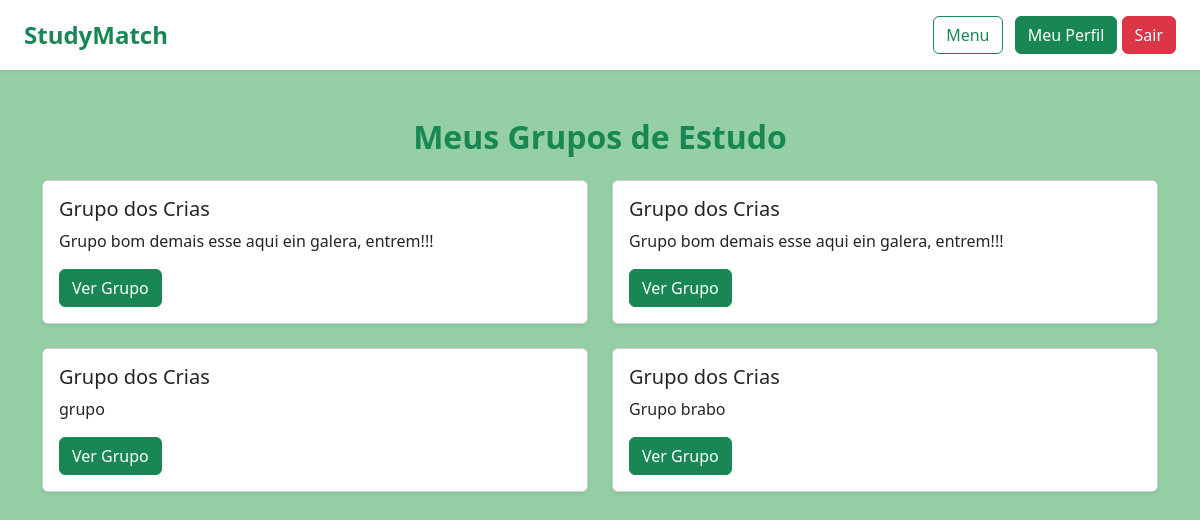
The page /meus-grupos (signed in) on the database as committed earlier.
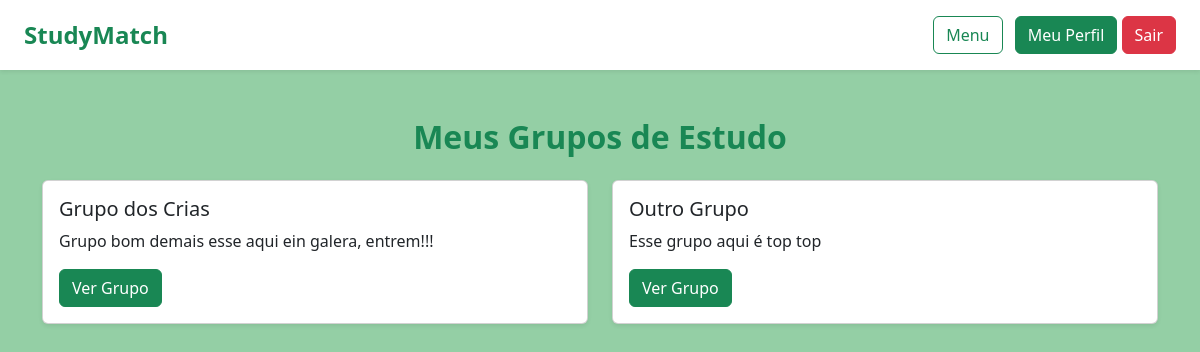
The same page on the database as committed later.
### tables this page shows
CREATE TABLE groups (
                id INTEGER PRIMARY KEY AUTOINCREMENT,
                nome TEXT NOT NULL,
                descricao TEXT,
                materia TEXT,
                estilo TEXT,
                administrador_id INTEGER
            );

### app/routes/group_routes.py (the view)
    @bp.route("/meus-grupos")
    def meus_grupos():
        if "user_id" not in session:
            return redirect("/login")
        user_id = session["user_id"]
        grupos = group_use_case.list_by_user(user_id)
        return render_template("meus_grupos.html", grupos=grupos)

### infra/repositories/group_repository_sqlite.py (called while the page is built)
    def find_by_user(self, user_id):
        cursor = self.conn.cursor()
        cursor.execute("""
            SELECT g.id, g.nome, g.descricao, g.materia, g.estilo, g.administrador_id
            FROM groups g
            JOIN group_participants gp ON gp.grupo_id = g.id
            WHERE gp.usuario_id = ?
        """, (user_id,))
        rows = cursor.fetchall()
        return [Group(*row) for row in rows]

### use_cases/group_use_case.py (called while the page is built)
    def list_by_user(self, user_id):
        return self.repository.find_by_user(user_id)

### app/templates/meus_grupos.html (shortened to what this page needs)
{% extends "base.html" %}
{% block content %}
<h2 class="text-success mb-4 text-center">Meus Grupos de Estudo</h2>
{% if grupos %}
  <div class="row">
    {% for grupo in grupos %}
      <div class="col-md-6 mb-4">
        <div class="card shadow-sm">
          <div class="card-body">
            <h5 class="card-title">{{ grupo.nome }}</h5>
            <p class="card-text">{{ grupo.descricao }}</p>
            <a href="/grupo/{{ grupo.id }}" class="btn btn-success">Ver Grupo</a>
          </div>
        </div>
      </div>
    {% endfor %}
  </div>
{% else %}
  <p class="text-center">Você ainda não participa de nenhum grupo.</p>
{% endif %}
{% endblock %}

Rows that differ between the two databases and show on the page:
removed groups: nome "Grupo dos Crias", descricao "Grupo bom demais esse aqui ein galera, entrem!!!"
removed groups: nome "Grupo dos Crias", descricao "grupo"
removed groups: nome "Grupo dos Crias", descricao "Grupo brabo"
added groups: nome "Outro Grupo", descricao "Esse grupo aqui é top top"
